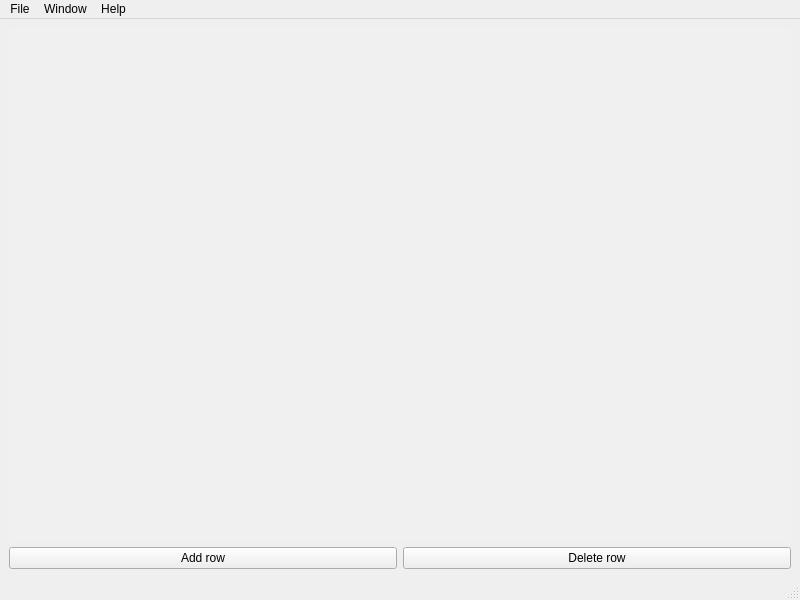
<?xml version="1.0" encoding="UTF-8"?>
<ui version="4.0">
 <class>MainWindow</class>
 <widget class="QMainWindow" name="MainWindow">
  <property name="geometry">
   <rect>
    <x>0</x>
    <y>0</y>
    <width>800</width>
    <height>600</height>
   </rect>
  </property>
  <property name="windowTitle">
   <string>MainWindow</string>
  </property>
  <widget class="QWidget" name="centralwidget">
   <layout class="QVBoxLayout" name="verticalLayout">
    <item>
     <widget class="QMdiArea" name="mdiArea">
      <property name="frameShape">
       <enum>QFrame::NoFrame</enum>
      </property>
      <property name="verticalScrollBarPolicy">
       <enum>Qt::ScrollBarAsNeeded</enum>
      </property>
      <property name="horizontalScrollBarPolicy">
       <enum>Qt::ScrollBarAsNeeded</enum>
      </property>
      <property name="background">
       <brush brushstyle="SolidPattern">
        <color alpha="255">
         <red>240</red>
         <green>240</green>
         <blue>240</blue>
        </color>
       </brush>
      </property>
     </widget>
    </item>
    <item>
     <layout class="QHBoxLayout" name="horizontalLayout">
      <item>
       <widget class="QPushButton" name="button_addRow">
        <property name="text">
         <string>Add row</string>
        </property>
       </widget>
      </item>
      <item>
       <widget class="QPushButton" name="button_deleteRow">
        <property name="text">
         <string>Delete row</string>
        </property>
       </widget>
      </item>
     </layout>
    </item>
   </layout>
  </widget>
  <widget class="QMenuBar" name="menubar">
   <property name="geometry">
    <rect>
     <x>0</x>
     <y>0</y>
     <width>800</width>
     <height>20</height>
    </rect>
   </property>
   <widget class="QMenu" name="menuFile">
    <property name="title">
     <string>File</string>
    </property>
    <widget class="QMenu" name="menuOpen_recent_file">
     <property name="title">
      <string>Open recent file</string>
     </property>
     <addaction name="actionRecentFile0"/>
     <addaction name="actionRecentFile1"/>
     <addaction name="actionRecentFile2"/>
     <addaction name="actionRecentFile3"/>
     <addaction name="actionRecentFile4"/>
    </widget>
    <addaction name="actionNew"/>
    <addaction name="actionOpen_file"/>
    <addaction name="menuOpen_recent_file"/>
    <addaction name="separator"/>
    <addaction name="actionSave"/>
    <addaction name="actionSave_as"/>
    <addaction name="actionSave_all"/>
    <addaction name="separator"/>
    <addaction name="actionExit"/>
   </widget>
   <widget class="QMenu" name="menuWindow">
    <property name="title">
     <string>Window</string>
    </property>
    <addaction name="actionNumActiveWindow"/>
    <addaction name="separator"/>
    <addaction name="actionClose_all_windows"/>
   </widget>
   <widget class="QMenu" name="menuAbout">
    <property name="title">
     <string>Help</string>
    </property>
    <addaction name="actionAbout"/>
   </widget>
   <addaction name="menuFile"/>
   <addaction name="menuWindow"/>
   <addaction name="menuAbout"/>
  </widget>
  <widget class="QStatusBar" name="statusbar"/>
  <action name="actionClose_all_windows">
   <property name="enabled">
    <bool>false</bool>
   </property>
   <property name="text">
    <string>Close all windows</string>
   </property>
  </action>
  <action name="actionNew">
   <property name="text">
    <string>New file</string>
   </property>
  </action>
  <action name="actionOpen_file">
   <property name="text">
    <string>Open file</string>
   </property>
  </action>
  <action name="actionSave">
   <property name="enabled">
    <bool>false</bool>
   </property>
   <property name="text">
    <string>Save</string>
   </property>
  </action>
  <action name="actionSave_as">
   <property name="enabled">
    <bool>false</bool>
   </property>
   <property name="text">
    <string>Save as ...</string>
   </property>
  </action>
  <action name="actionExit">
   <property name="text">
    <string>Exit</string>
   </property>
  </action>
  <action name="actionSave_all">
   <property name="enabled">
    <bool>false</bool>
   </property>
   <property name="text">
    <string>Save all</string>
   </property>
  </action>
  <action name="actionNumActiveWindow">
   <property name="enabled">
    <bool>false</bool>
   </property>
   <property name="text">
    <string>(none)</string>
   </property>
   <property name="toolTip">
    <string>(none)</string>
   </property>
  </action>
  <action name="actionRecentFile0">
   <property name="enabled">
    <bool>false</bool>
   </property>
   <property name="text">
    <string>(none)</string>
   </property>
   <property name="toolTip">
    <string>(none)</string>
   </property>
  </action>
  <action name="actionAbout">
   <property name="text">
    <string>About</string>
   </property>
  </action>
  <action name="actionRecentFile1">
   <property name="text">
    <string>(none)</string>
   </property>
  </action>
  <action name="actionRecentFile2">
   <property name="text">
    <string>(none)</string>
   </property>
  </action>
  <action name="actionRecentFile3">
   <property name="text">
    <string>(none)</string>
   </property>
  </action>
  <action name="actionRecentFile4">
   <property name="text">
    <string>(none)</string>
   </property>
  </action>
 </widget>
 <resources/>
 <connections/>
</ui>
